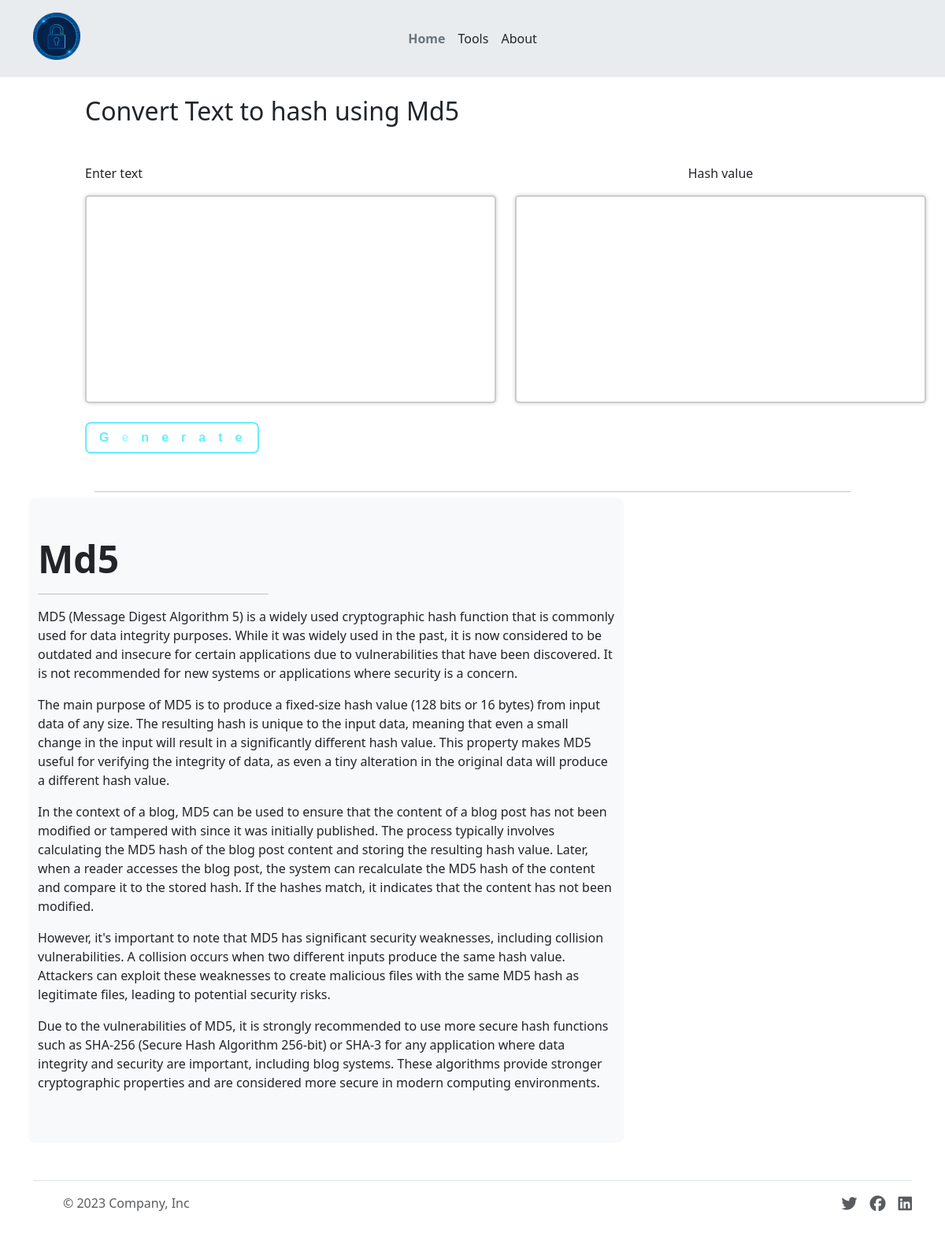
The page /md5/ on the database its author committed.
### App/models.py (models this page shows, shortened)
class Hashing(models.Model):
    title = models.CharField(max_length=150, blank=True)
    hash_name = models.CharField(max_length=256)
    description = FroalaField()

### App/views.py (the view)
# urls.py: path('md5/', views.HashMd5, name = "md5"),
def HashMd5(request):
    media=Hashing.objects.get(hash_name='Md5')
    if request.method=='POST':
        text = request.POST.get('text')
        print(text)
        hash_gen = md_5(text)
        print(hash_gen)
        return render(request, 'md5.html', context={'hash': hash_gen,'media': media,'text':text})
    return render(request, 'md5.html', context={'hash':'','media': media})

### templates/md5.html
{% extends 'hash1.html' %}
{% block MediaTitle %} {{media.title}} {% endblock MediaTitle %}
{% block HashVal %} {{hash}} {% endblock HashVal %}
{% block MediaName %}{{ media.hash_name}}{% endblock MediaName %}
{% block description %} {{media.description|safe}} {% endblock description %}

### static/css/style.css (style rules this page uses)
:root { --glow-color: hsl(186 100% 69%); }
*, *::before, *::after { box-sizing: border-box; }

### rows shown on the page
Hashing: title "Convert Text to hash using Md5", hash_name "Md5", description "MD5 (Message Digest Algorithm 5) is a widely used cryptographic hash function that is commonly used for data integrity purposes. While it was widely used in the past, it is now considered to be outdated and insecure for certain applications due to vulnerabilities that have been discovered. It is not recommended for new systems or applications where security is a concern. The main purpose of MD5 is to produce a fixed-size hash value (128 bits or 16 bytes) from input data of any size. The resulting hash is unique to the input data, meaning that even a small change in the input will result in a significantly different hash value. This property makes MD5 useful for verifying the integrity of…"
